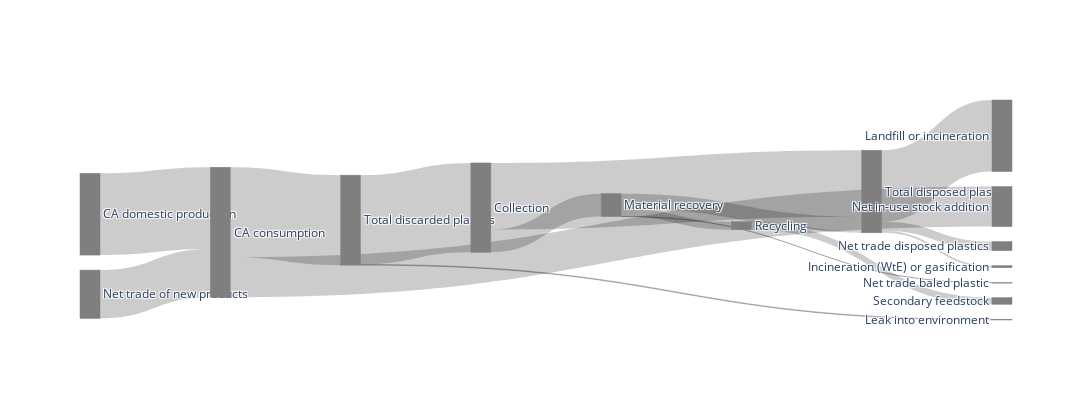

Here is the notebook cell this chart was saved with:
### Code cell
#update layout (make wider)
fig.update_layout(
    width=1100,
    height=400,
    font=dict(size=12),
    title="",
    plot_bgcolor='rgba(0,0,0,0)'
)

# Display the figure
fig.show()

### Figure 1 — Plotly figure (JSON) as saved in the notebook; plotly's stock layout.template omitted (floating-point values rounded to 4 significant figures)
{"data": [{"link": {"source": [0, 1, 2, 2, 3, 3, 4, 4, 5, 5, 5, 6, 6, 7, 7, 7], "target": [2, 2, 8, 3, 9, 4, 5, 7, 6, 7, 10, 11, 7, 12, 13, 14], "value": [4474733, 2646334, 2193412, 4927656, 40367, 4887289, 1248665, 3636560, 439412, 809253, 254, 362250, 74791, 3916862, 107577, 496166]}, "node": {"color": "#7F7F7F", "label": ["CA domestic production", "Net trade of new products", "CA consumption", "Total discarded plastics", "Collection", "Material recovery", "Recycling", "Total disposed plastics", "Net in-use stock addition", "Leak into environment", "Net trade baled plastic", "Secondary feedstock", "Landfill or incineration", "Incineration (WtE) or gasification", "Net trade disposed plastics"], "line": {"color": "#7F7F7F", "width": 0.5}, "pad": 15, "thickness": 20}, "type": "sankey", "valuesuffix": "t"}], "layout": {"font": {"size": 12}, "height": 400, "plot_bgcolor": "rgba(0,0,0,0)", "title": {"text": ""}, "width": 1100}}
